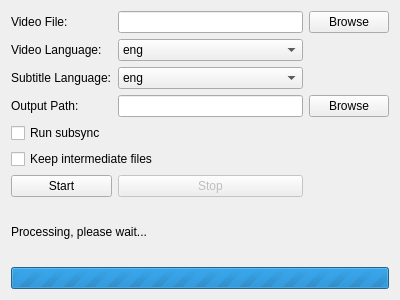
<?xml version="1.0" encoding="UTF-8"?>
<ui version="4.0">
 <class>SubtitleGenerator</class>
 <widget class="QWidget" name="SubtitleGenerator">
  <property name="geometry">
   <rect>
    <x>0</x>
    <y>0</y>
    <width>400</width>
    <height>300</height>
   </rect>
  </property>
  <property name="windowTitle">
   <string>Subtitle Generator</string>
  </property>
  <layout class="QGridLayout" name="gridLayout">
   <item row="0" column="0">
    <widget class="QLabel" name="label_videoFile">
     <property name="text">
      <string>Video File:</string>
     </property>
    </widget>
   </item>
   <item row="0" column="1">
    <widget class="QLineEdit" name="lineEdit_videoFile"/>
   </item>
   <item row="0" column="2">
    <widget class="QPushButton" name="button_browseVideoFile">
     <property name="text">
      <string>Browse</string>
     </property>
    </widget>
   </item>
   <item row="1" column="0">
    <widget class="QLabel" name="label_videoLang">
     <property name="text">
      <string>Video Language:</string>
     </property>
    </widget>
   </item>
   <item row="1" column="1">
    <widget class="QComboBox" name="comboBox_videoLang">
     <item>
      <property name="text">
       <string>eng</string>
      </property>
     </item>
     <item>
      <property name="text">
       <string>spa</string>
      </property>
     </item>
     <item>
      <property name="text">
       <string>fre</string>
      </property>
     </item>
     <item>
      <property name="text">
       <string>ger</string>
      </property>
     </item>
     <item>
      <property name="text">
       <string>chi</string>
      </property>
     </item>
     <item>
      <property name="text">
       <string>jpn</string>
      </property>
     </item>
    </widget>
   </item>
   <item row="2" column="0">
    <widget class="QLabel" name="label_subLang">
     <property name="text">
      <string>Subtitle Language:</string>
     </property>
    </widget>
   </item>
   <item row="2" column="1">
    <widget class="QComboBox" name="comboBox_subLang">
     <item>
      <property name="text">
       <string>eng</string>
      </property>
     </item>
     <item>
      <property name="text">
       <string>spa</string>
      </property>
     </item>
     <item>
      <property name="text">
       <string>fre</string>
      </property>
     </item>
     <item>
      <property name="text">
       <string>ger</string>
      </property>
     </item>
     <item>
      <property name="text">
       <string>chi</string>
      </property>
     </item>
     <item>
      <property name="text">
       <string>jpn</string>
      </property>
     </item>
    </widget>
   </item>
   <item row="3" column="0">
    <widget class="QLabel" name="label_outputPath">
     <property name="text">
      <string>Output Path:</string>
     </property>
    </widget>
   </item>
   <item row="3" column="1">
    <widget class="QLineEdit" name="lineEdit_outputPath"/>
   </item>
   <item row="3" column="2">
    <widget class="QPushButton" name="button_browseOutputPath">
     <property name="text">
      <string>Browse</string>
     </property>
    </widget>
   </item>
   <item row="4" column="0" colspan="2">
    <widget class="QCheckBox" name="checkBox_runSubsync">
     <property name="text">
      <string>Run subsync</string>
     </property>
    </widget>
   </item>
   <item row="5" column="0" colspan="2">
    <widget class="QCheckBox" name="checkBox_keepIntermediate">
     <property name="text">
      <string>Keep intermediate files</string>
     </property>
    </widget>
   </item>
   <item row="6" column="0">
    <widget class="QPushButton" name="button_start">
     <property name="text">
      <string>Start</string>
     </property>
    </widget>
   </item>
   <item row="6" column="1">
    <widget class="QPushButton" name="button_stop">
     <property name="text">
      <string>Stop</string>
     </property>
     <property name="enabled">
      <bool>false</bool>
     </property>
    </widget>
   </item>
   <item row="7" column="0" colspan="3">
    <widget class="QLabel" name="label_progress">
     <property name="text">
      <string>Processing, please wait...</string>
     </property>
    </widget>
   </item>
   <item row="8" column="0" colspan="3">
    <widget class="QProgressBar" name="progressBar">
     <property name="minimum">
      <number>0</number>
     </property>
     <property name="maximum">
      <number>0</number>
     </property>
    </widget>
   </item>
  </layout>
 </widget>
 <resources/>
 <connections/>
</ui>
